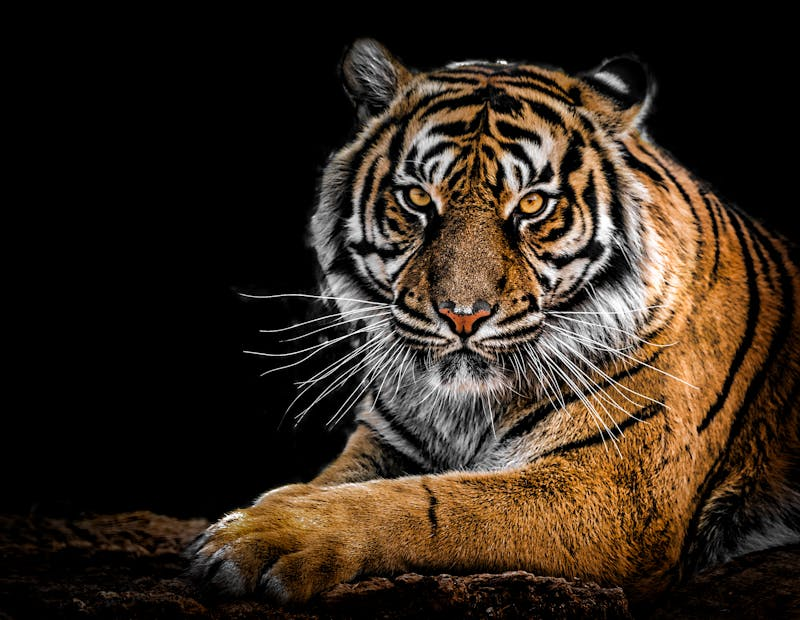
#> input picture Foto/gambar.jpeg, 800 x 620 px, found by its file name
$ python RefleksiHorizontal.py
#> lines starting #> are read from the running program, lines starting #| are printed output that depends on the picture
import cv2

img = cv2.imread(r'Foto\gambar.jpeg')
#> img is the input picture: shape (620, 800, 3); mean B, G, R 29.3, 40.3, 52.5

cv2.imshow('Citra Asli', img)
print('Nilai Citra Asli', img)
#> (printed output is left out)

reflection = cv2.flip(img, 1)
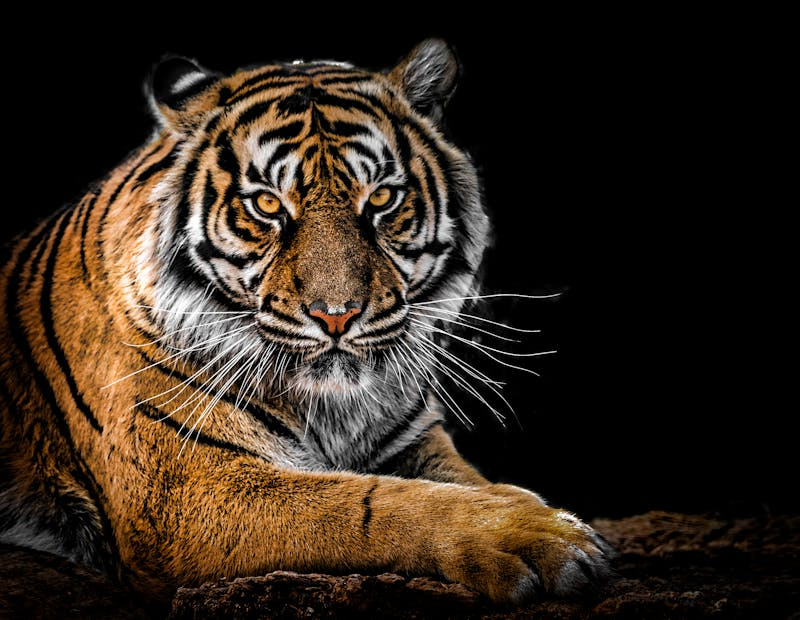
#> reflection: shape (620, 800, 3); mean B, G, R 29.3, 40.3, 52.5

print('Nilai Citra Setelah Refleksi', reflection)
#> (printed output is left out)
cv2.imshow('Hasil Refleksi', reflection)
cv2.waitKey()

$ run again, with Foto/1.jpg copied over Foto/gambar.jpeg
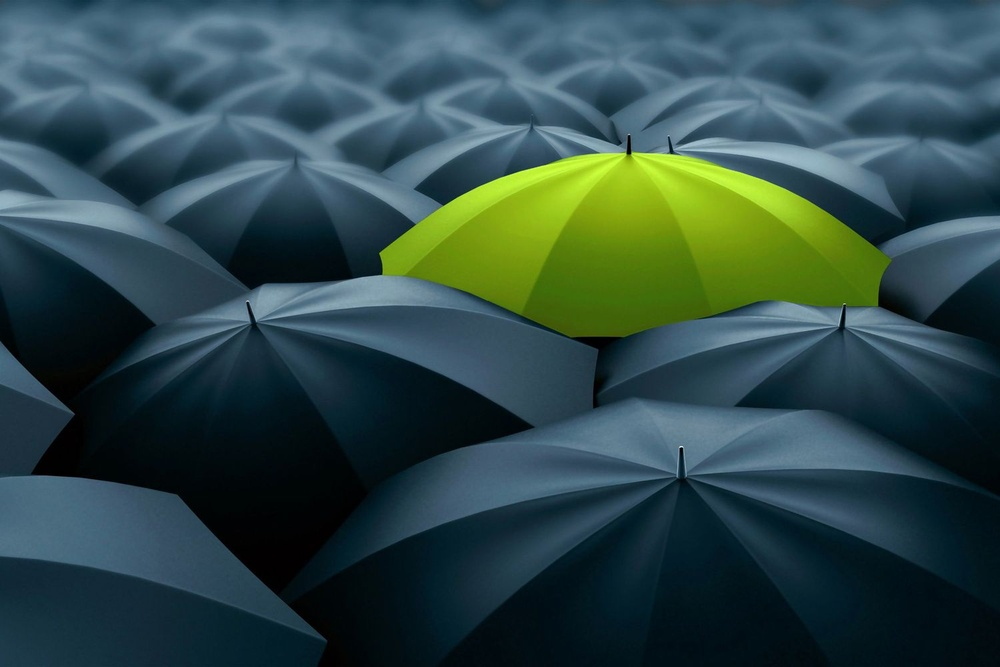
#> input picture Foto/1.jpg, 1000 x 667 px, shrunk from 1500 x 1000 before the run, found by its file name
#> img is the input picture: shape (667, 1000, 3); mean B, G, R 73.3, 73.6, 47.6
#> (printed output is left out)
#> `reflection = cv2.flip(img, 1)`:
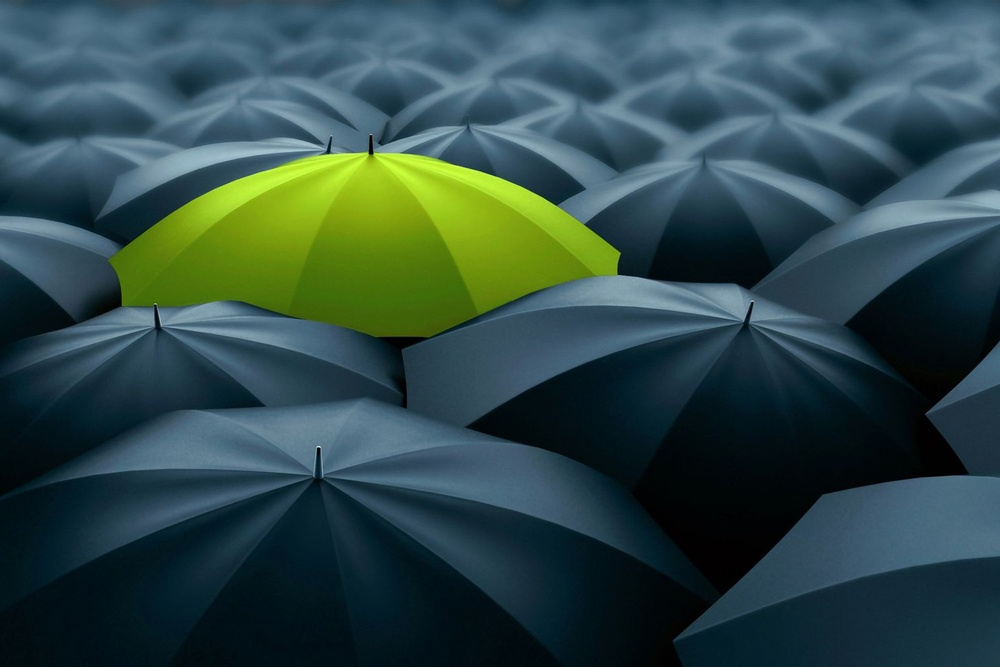
#> reflection: shape (667, 1000, 3); mean B, G, R 73.3, 73.6, 47.6
#> (printed output is left out)

$ run again, with Foto/3.jpg copied over Foto/gambar.jpeg
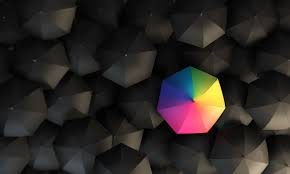
#> input picture Foto/3.jpg, 290 x 174 px, found by its file name
#> img is the input picture: shape (174, 290, 3); mean B, G, R 35.6, 37.7, 42
#> (printed output is left out)
#> `reflection = cv2.flip(img, 1)`:
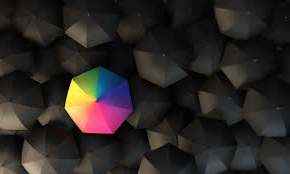
#> reflection: shape (174, 290, 3); mean B, G, R 35.6, 37.7, 42
#> (printed output is left out)
